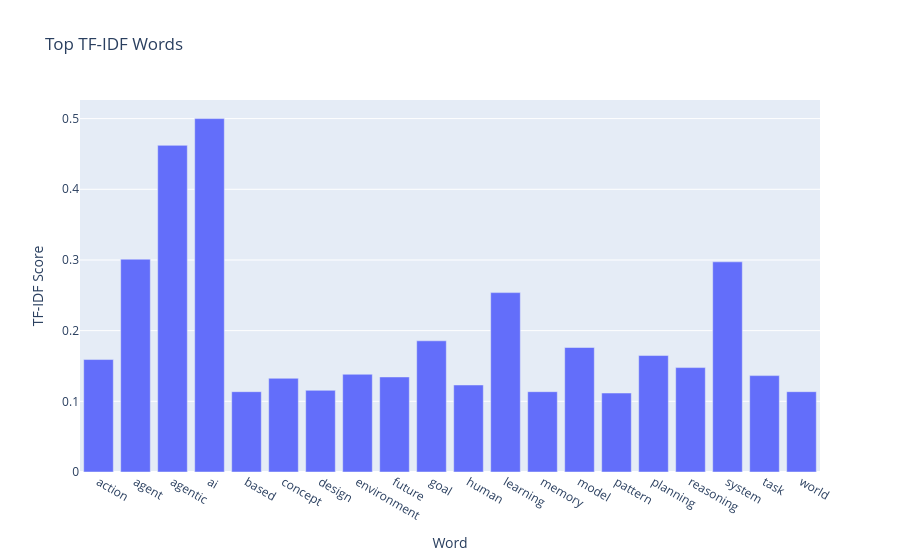

The code cell stored with this chart in its notebook:
### Code cell
fig = px.bar(
    tfidf_df,
    x="Word",
    y="TF-IDF Score",
    title="Top TF-IDF Words"
)

fig.show()

### Figure 1 — Plotly figure (JSON) as saved in the notebook; plotly's stock layout.template omitted (floating-point values rounded to 4 significant figures)
{"data": [{"hovertemplate": "Word=%{x}<br>TF-IDF Score=%{y}<extra></extra>", "legendgroup": "", "marker": {"color": "#636efa", "pattern": {"shape": ""}}, "name": "", "orientation": "v", "showlegend": false, "textposition": "auto", "type": "bar", "x": ["action", "agent", "agentic", "ai", "based", "concept", "design", "environment", "future", "goal", "human", "learning", "memory", "model", "pattern", "planning", "reasoning", "system", "task", "world"], "xaxis": "x", "y": [0.1591, 0.3011, 0.4621, 0.5, 0.1136, 0.1326, 0.1155, 0.1383, 0.1345, 0.1856, 0.1231, 0.2538, 0.1136, 0.1761, 0.1117, 0.1648, 0.1477, 0.2974, 0.1364, 0.1136], "yaxis": "y"}], "layout": {"barmode": "relative", "legend": {"tracegroupgap": 0}, "title": {"text": "Top TF-IDF Words"}, "xaxis": {"anchor": "y", "domain": [0, 1], "title": {"text": "Word"}}, "yaxis": {"anchor": "x", "domain": [0, 1], "title": {"text": "TF-IDF Score"}}}}
